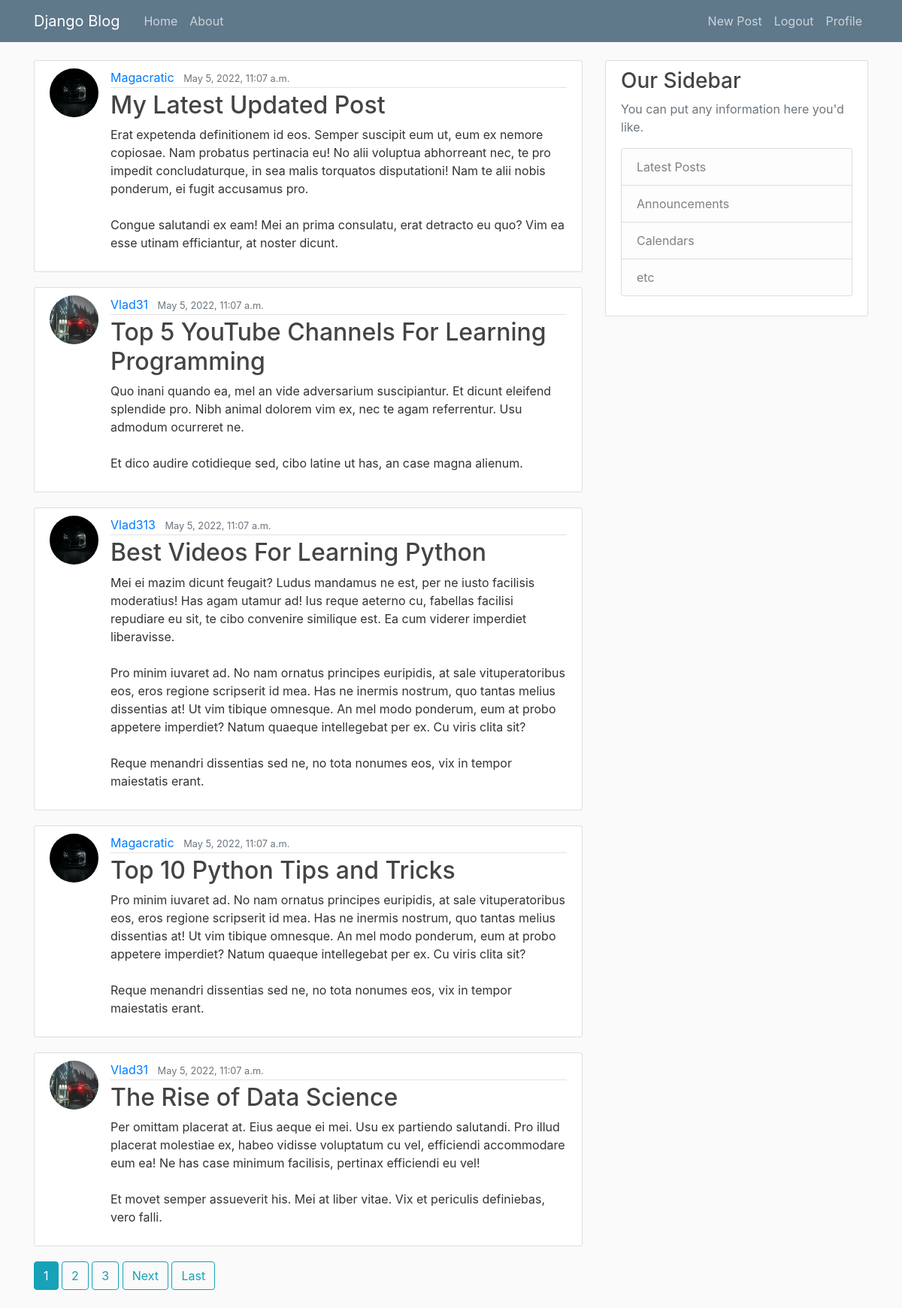
The app's page / (signed in) with its own data.
### blog/models.py (models this page shows, shortened)
class Post(models.Model):
    title = models.CharField(max_length=100)
    content = models.TextField()
    data_posted = models.DateTimeField(default = timezone.now)
    author = models.ForeignKey(User,on_delete=models.CASCADE)

### users/models.py (models this page shows, shortened)
class Profile(models.Model):
    user = models.OneToOneField(User,on_delete=models.CASCADE)
    image = models.ImageField(default='default.jpg',upload_to='profile_pics')

### blog/views.py (the view)
# urls.py: path('',PostListView.as_view(),name ='blog-home'),
class PostListView(ListView):
    paginate_by = 5
    model = Post
    template_name = 'blog/home.html'
    context_object_name = 'posts'
    ordering = ['-data_posted']

### blog/templates/blog/home.html (shortened to what this page needs)
{% extends "blog/base.html" %}
{% block content %}
    {% for post in posts %}
        <article class="media content-section">
            <img class = 'rounded-circle article-img' src = '{{post.author.profile.image.url}}'>
          <div class="media-body">
            <div class="article-metadata">
              <a class="mr-2" href="{%url 'user-posts' post.author.username%}">{{ post.author }}</a>
              <small class="text-muted">{{ post.data_posted }}</small>
            </div>
            <h2><a class="article-title" href="{% url 'post-detail' post.id %}">{{ post.title }}</a></h2>
            <p class="article-content">{{ post.content }}</p>
          </div>
        </article>
    {% endfor %}
{% if is_paginated %}
    {% for num in page_obj.paginator.page_range %}
        {% if page_obj.number == num %}
         <a class = 'btn btn-info mb-4' href = '?page={{num}}'>{{ num }}</a>
        {% elif num > page_obj.number|add:'-3' and  num < page_obj.number|add:'3' %}
        <a class = 'btn btn-outline-info mb-4' href = '?page={{num}}'>{{ num }}</a>
        {% endif %}
    {% endfor %}
{% if page_obj.has_next %}
    <a class = 'btn btn-outline-info mb-4' href ='?page={{page_obj.next_page_number}}'>Next</a>
    <a class = 'btn btn-outline-info mb-4' href ='?page={{page_obj.paginator.num_pages}}'>Last</a>
{% endif %}
{% endif %}
{% endblock content %}

### blog/static/blog/main.css (style rules this page uses)
body { background: #fafafa; color: #333333; margin-top: 5rem; }
h1, h2, h3, h4, h5, h6 { color: #444444; }
.content-section { background: #ffffff; padding: 10px 20px; border: 1px solid #dddddd; border-radius: 3px; margin-bottom: 20px; }
.article-title { color: #444444; }
.article-content { white-space: pre-line; }
.article-img { height: 65px; width: 65px; margin-right: 16px; }
.article-metadata { padding-bottom: 1px; margin-bottom: 4px; border-bottom: 1px solid #e3e3e3 }

### records on screen
Post: author.profile.image (placeholder picture), author "Magacratic", data_posted "May 5, 2022, 11:07 a.m.", title "My Latest Updated Post", content "Erat expetenda definitionem id eos. Semper suscipit eum ut, eum ex nemore copiosae. Nam probatus pertinacia eu! No alii voluptua abhorreant nec, te pro impedit concludaturque, in sea malis torquatos disputationi! Nam te alii nobis ponderum, ei fugit accusamus pro. Congue salutandi ex eam! Mei an prima consulatu, erat detracto eu quo? Vim ea esse utinam efficiantur, at noster dicunt."
Post: author.profile.image (picture), author "Vlad31", data_posted "May 5, 2022, 11:07 a.m.", title "Top 5 YouTube Channels For Learning Programming", content "Quo inani quando ea, mel an vide adversarium suscipiantur. Et dicunt eleifend splendide pro. Nibh animal dolorem vim ex, nec te agam referrentur. Usu admodum ocurreret ne. Et dico audire cotidieque sed, cibo latine ut has, an case magna alienum."
Post: author.profile.image (placeholder picture), author "Vlad313", data_posted "May 5, 2022, 11:07 a.m.", title "Best Videos For Learning Python", content "Mei ei mazim dicunt feugait? Ludus mandamus ne est, per ne iusto facilisis moderatius! Has agam utamur ad! Ius reque aeterno cu, fabellas facilisi repudiare eu sit, te cibo convenire similique est. Ea cum viderer imperdiet liberavisse. Pro minim iuvaret ad. No nam ornatus principes euripidis, at sale vituperatoribus eos, eros regione scripserit id mea. Has ne inermis nostrum, quo tantas melius dissentias at! Ut vim tibique omnesque. An mel modo ponderum, eum at probo appetere imperdiet? Natum quaeque intellegebat per ex. Cu viris clita sit? Reque menandri dissentias sed ne, no tota nonumes eos, vix in tempor maiestatis erant."
Post: author.profile.image (placeholder picture), author "Magacratic", data_posted "May 5, 2022, 11:07 a.m.", title "Top 10 Python Tips and Tricks", content "Pro minim iuvaret ad. No nam ornatus principes euripidis, at sale vituperatoribus eos, eros regione scripserit id mea. Has ne inermis nostrum, quo tantas melius dissentias at! Ut vim tibique omnesque. An mel modo ponderum, eum at probo appetere imperdiet? Natum quaeque intellegebat per ex. Cu viris clita sit? Reque menandri dissentias sed ne, no tota nonumes eos, vix in tempor maiestatis erant."
Post: author.profile.image (picture), author "Vlad31", data_posted "May 5, 2022, 11:07 a.m.", title "The Rise of Data Science", content "Per omittam placerat at. Eius aeque ei mei. Usu ex partiendo salutandi. Pro illud placerat molestiae ex, habeo vidisse voluptatum cu vel, efficiendi accommodare eum ea! Ne has case minimum facilisis, pertinax efficiendi eu vel! Et movet semper assueverit his. Mei at liber vitae. Vix et periculis definiebas, vero falli."

### other values on screen
{{ num }} "1"
{{ num }} "2" "3"
